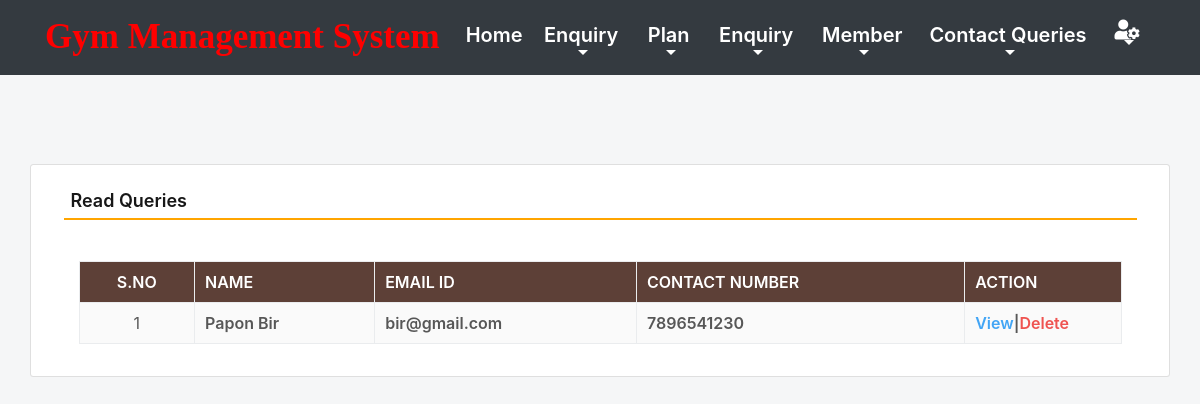
Screenshot of /read_queries (signed in) with the database file from the repository.
### gym/models.py (models this page shows, shortened)
class Contact(models.Model):
    name = models.CharField(max_length=100, null=True)
    emailid = models.CharField(max_length=50, null=True)
    contact = models.CharField(max_length=15, null=True)
    subject = models.CharField(max_length=100, null=True)
    message = models.CharField(max_length=300, null=True)
    msgdate = models.DateField(null=True)
    isread = models.CharField(max_length=10,null=True)

### gym/views.py (the view)
# urls.py: path('read_queries', read_queries, name='read_queries'),
def read_queries(request):
    if not request.user.is_authenticated:
        return redirect('admin_login')
    contact = Contact.objects.filter(isread="yes")
    return render(request,'read_queries.html', locals())

### gym/templates/read_queries.html (shortened to what this page needs)
{% include 'admin_nav.html' %}
{% load static %}
{% block main %}
<html lang="en" class="no-focus">
 <link rel="stylesheet" id="css-main" href="{% static 'css1/codebase.min.css' %}">
 <br><br><br><br>
	<div class="container card shadow mt-5">
		<div class="card-body">
			<h5 class="p-2" style="border-bottom: 2px solid orange">Read Queries</h5>
             <br>
			<div class="container-fluid">
                          <table id="example" class="table table-striped table-bordered" style="width:100%">
                                <thead class="text-white" style="background-color : #5d4037;">
                                    <tr>
                                        <th class="text-center">S.No</th>
                                        <th class="d-none d-sm-table-cell">Name</th>
                                        <th class="d-none d-sm-table-cell">Email ID</th>
                                        <th class="d-none d-sm-table-cell">Contact Number</th>
                                        <th class="d-none d-sm-table-cell" style="width: 15%;">Action</th>
                                    </tr>
                                </thead>
                                {% for i in contact %}
                                <tbody>
                                    <tr>
                                        <td class="text-center">{{forloop.counter}}</td>
                                        <td class="font-w600">{{i.name}}</td>
                                        <td class="font-w600">{{i.emailid}}</td>
                                        <td class="font-w600">{{i.contact}}</td>
                                        <td class="font-w600"><a href="{% url 'view_queries' i.id %}" class="text-primary">View</a>|<a href="{% url 'delete_contact' i.id %}" class="text-danger" onclick="return confirm('Are you sure to delete this Queries ?')">Delete</a></td>
                                    </tr>
                                        {% endfor %}
                                </tbody>
                          </table>
				</div>
			</div>
		</div>
        <link rel="stylesheet" href="https://use.fontawesome.com/releases/v5.6.3/css/all.css">
 </html>
{% endblock %}

### rows the page displays
Contact: name "Papon Bir", emailid "bir@gmail.com", contact "7896541230"
